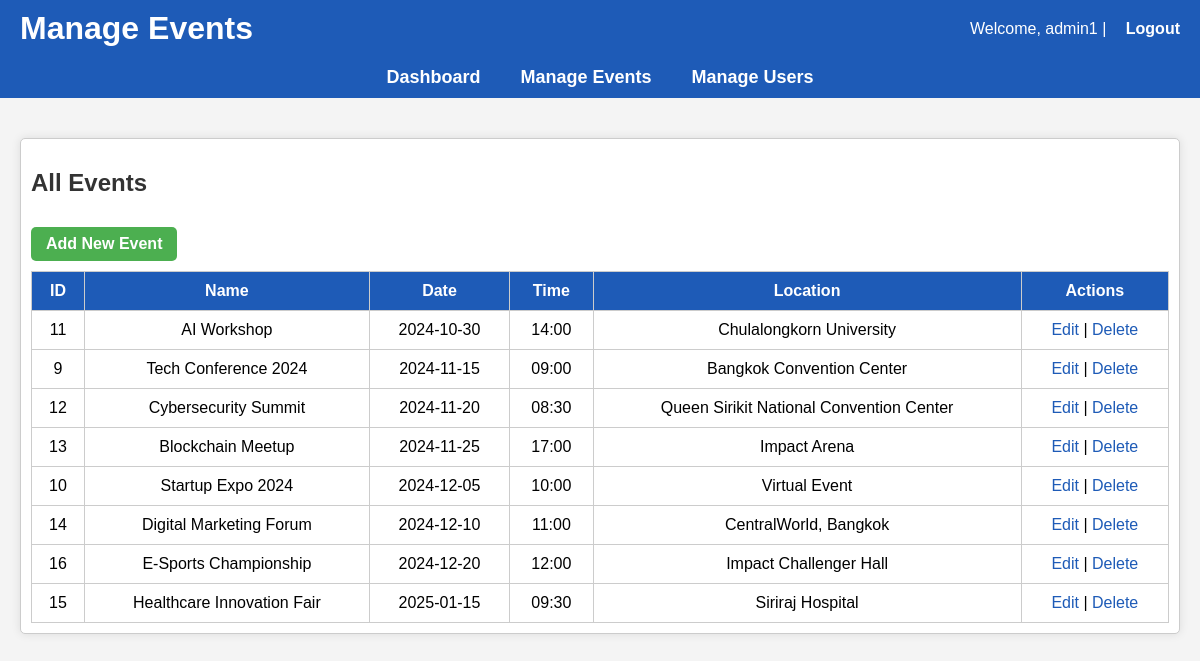
Before: /admin/admin_events.php (signed in) with the older database file.
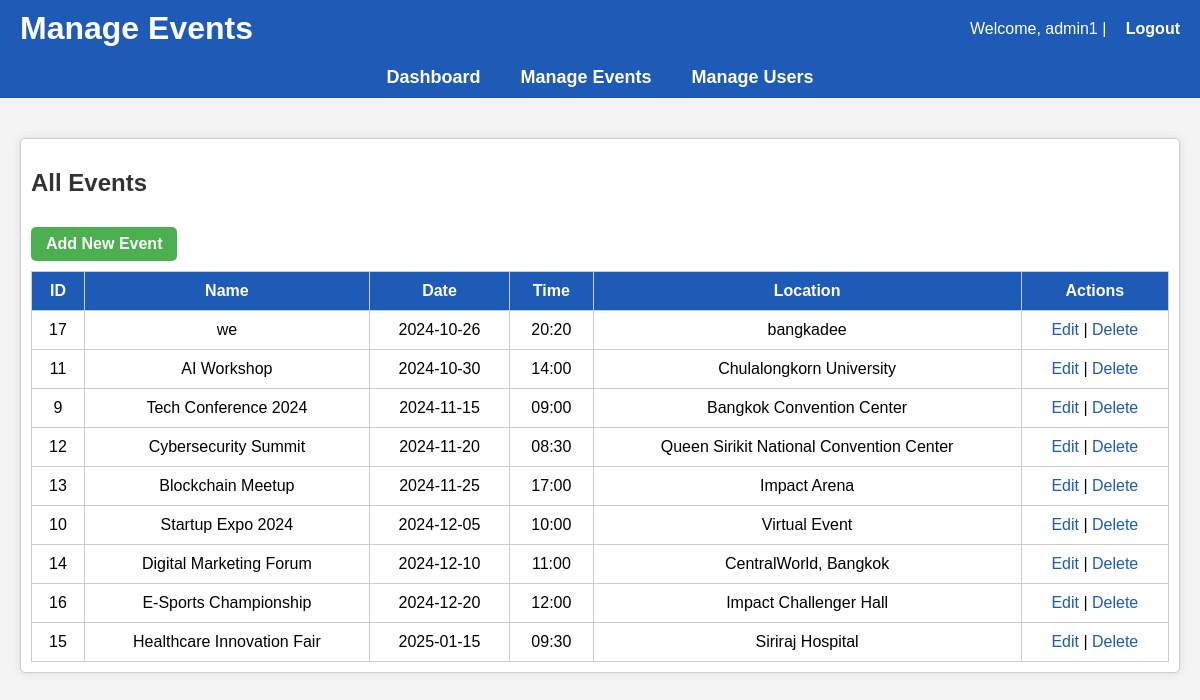
After: the same page with the newer database file.
### tables this page shows
CREATE TABLE `events` (
  `event_id` int(11) NOT NULL,
  `event_name` varchar(100) NOT NULL,
  `event_date` date NOT NULL,
  `event_time` time NOT NULL,
  `location` varchar(100) DEFAULT NULL,
  `description` text,
  `organizer_id` int(11) DEFAULT NULL,
  `location_id` int(11) DEFAULT NULL
);

### admin/admin_events.php (the view, shortened to what this page needs)
<?php
include '../config/db_connect.php';
$events = $conn->query("SELECT * FROM Events ORDER BY event_date ASC, event_time ASC");
?>
<!DOCTYPE html>
<html lang="en">
<head>
    <link rel="stylesheet" href="/assets/css/style.css">
</head>
<body>
    <header>
        <h1>Manage Events</h1>
        <p>Welcome, <?php echo htmlspecialchars($_SESSION['username']); ?> | <a href="/auth/logout.php">Logout</a></p>
    </header>
    <nav>
        <a href="/admin/admin.php">Dashboard</a>
        <a href="/admin/admin_events.php">Manage Events</a>
        <a href="/admin/admin_users.php">Manage Users</a>
    </nav>
    <div class="container">
        <div class="section">
            <h2>All Events</h2>
            <a href="add_event.php" class="add-btn">Add New Event</a>
            <table>
                <tr>
                    <th>ID</th>
                    <th>Name</th>
                    <th>Date</th>
                    <th>Time</th>
                    <th>Location</th>
                    <th>Actions</th>
                </tr>
                <?php if ($events->num_rows > 0): ?>
                    <?php while ($event = $events->fetch_assoc()): ?>
                    <tr>
                        <td><?php echo $event['event_id']; ?></td>
                        <td><?php echo htmlspecialchars($event['event_name']); ?></td>
                        <td><?php echo date('Y-m-d', strtotime($event['event_date'])); ?></td>
                        <td><?php echo date('H:i', strtotime($event['event_time'])); ?></td>
                        <td><?php echo htmlspecialchars($event['location']); ?></td>
                        <td>
                            <a href="edit_event.php?id=<?php echo $event['event_id']; ?>">Edit</a> |
                            <a href="delete_event.php?id=<?php echo $event['event_id']; ?>" onclick="return confirm('Are you sure you want to delete this event?')">Delete</a>
                        </td>
                    </tr>
                    <?php endwhile; ?>
                <?php else: ?>
                    <tr>
                        <td colspan="6">No events found.</td>
                    </tr>
                <?php endif; ?>
            </table>
        </div>
    </div>
</body>
</html>

### assets/css/style.css (style rules this page uses)
body { font-family: Arial, sans-serif; margin: 0; padding: 0; background-color: #f4f4f4; }
header { background-color: #0073e6; color: #fff; padding: 15px; text-align: center; }
nav { display: flex; justify-content: center; background-color: #005bb5; padding: 10px; }
nav a { color: white; margin: 0 15px; text-decoration: none; font-weight: bold; }
.container { padding: 20px; }
.section { margin-bottom: 30px; background-color: #fff; padding: 15px; border-radius: 5px; box-shadow: 0 0 10px rgba(0,0,0,0.1); }
h2 { color: #333; }

### admin/admin_events.php (style rules this page uses)
header { background-color: #1e5bb7; color: white; padding: 10px 20px; display: flex; justify-content: space-between; align-items: center; }
header h1 { margin: 0; }
header p { margin: 0; }
header a { color: white; text-decoration: none; font-weight: bold; margin-left: 15px; }
nav { background-color: #1e5bb7; display: flex; justify-content: center; padding: 10px 0; }
nav a { color: white; font-weight: bold; margin: 0 20px; text-decoration: none; font-size: 18px; }
.container { padding: 20px; }
.section { margin: 20px 0; padding: 10px; border: 1px solid #ccc; border-radius: 5px; }
table { width: 100%; border-collapse: collapse; margin-top: 10px; }
th, td { padding: 10px; text-align: center; border: 1px solid #ccc; }
th { background-color: #1e5bb7; color: white; }
a { color: #1e5bb7; text-decoration: none; }
.add-btn { display: inline-block; margin-top: 10px; padding: 8px 15px; background-color: #4caf50; color: white; border-radius: 5px; text-decoration: none; font-weight: bold; }

Changed rows visible on the page:
added events: event_id "17", event_name "we", event_date "2024-10-26", event_time "20:20", location "bangkadee"
